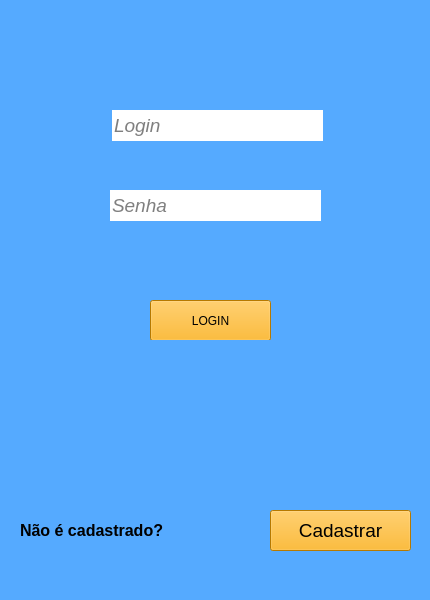
<?xml version="1.0" encoding="UTF-8"?>
<ui version="4.0">
 <class>MainWindow</class>
 <widget class="QMainWindow" name="MainWindow">
  <property name="geometry">
   <rect>
    <x>0</x>
    <y>0</y>
    <width>430</width>
    <height>600</height>
   </rect>
  </property>
  <property name="font">
   <font>
    <pointsize>12</pointsize>
   </font>
  </property>
  <property name="windowTitle">
   <string>MainWindow</string>
  </property>
  <property name="styleSheet">
   <string notr="true">alternate-background-color: rgb(85, 170, 255);
background-color: rgb(85, 170, 255);</string>
  </property>
  <widget class="QWidget" name="centralwidget">
   <widget class="QPushButton" name="pushButton">
    <property name="geometry">
     <rect>
      <x>150</x>
      <y>300</y>
      <width>121</width>
      <height>41</height>
     </rect>
    </property>
    <property name="styleSheet">
     <string notr="true">background-color: rgb(255, 170, 0);</string>
    </property>
    <property name="text">
     <string>LOGIN</string>
    </property>
   </widget>
   <widget class="QLineEdit" name="lineEdit">
    <property name="geometry">
     <rect>
      <x>112</x>
      <y>110</y>
      <width>211</width>
      <height>31</height>
     </rect>
    </property>
    <property name="font">
     <font>
      <pointsize>14</pointsize>
      <italic>true</italic>
     </font>
    </property>
    <property name="styleSheet">
     <string notr="true">background-color:rgb(255,255,255);
border-radius:15xp;
border-style:outset;
border-width:2xp;</string>
    </property>
    <property name="placeholderText">
     <string>Login</string>
    </property>
   </widget>
   <widget class="QLineEdit" name="lineEdit_2">
    <property name="geometry">
     <rect>
      <x>110</x>
      <y>190</y>
      <width>211</width>
      <height>31</height>
     </rect>
    </property>
    <property name="font">
     <font>
      <pointsize>14</pointsize>
      <italic>true</italic>
     </font>
    </property>
    <property name="styleSheet">
     <string notr="true">background-color:rgb(255,255,255);
border-radius:15xp;
border-style:outset;
border-width:2xp;</string>
    </property>
    <property name="echoMode">
     <enum>QLineEdit::Password</enum>
    </property>
    <property name="placeholderText">
     <string>Senha</string>
    </property>
   </widget>
   <widget class="QLabel" name="label">
    <property name="geometry">
     <rect>
      <x>20</x>
      <y>520</y>
      <width>231</width>
      <height>21</height>
     </rect>
    </property>
    <property name="font">
     <font>
      <pointsize>12</pointsize>
      <weight>75</weight>
      <bold>true</bold>
     </font>
    </property>
    <property name="text">
     <string>Não é cadastrado?</string>
    </property>
   </widget>
   <widget class="QPushButton" name="pushButton_2">
    <property name="geometry">
     <rect>
      <x>270</x>
      <y>510</y>
      <width>141</width>
      <height>41</height>
     </rect>
    </property>
    <property name="font">
     <font>
      <pointsize>14</pointsize>
     </font>
    </property>
    <property name="styleSheet">
     <string notr="true">background-color: rgb(255, 170, 0);</string>
    </property>
    <property name="text">
     <string>Cadastrar</string>
    </property>
   </widget>
   <widget class="QLabel" name="label_2">
    <property name="geometry">
     <rect>
      <x>80</x>
      <y>110</y>
      <width>31</width>
      <height>31</height>
     </rect>
    </property>
    <property name="text">
     <string/>
    </property>
    <property name="pixmap">
     <pixmap>usuario.png</pixmap>
    </property>
   </widget>
   <widget class="QLabel" name="label_3">
    <property name="geometry">
     <rect>
      <x>70</x>
      <y>180</y>
      <width>31</width>
      <height>41</height>
     </rect>
    </property>
    <property name="text">
     <string/>
    </property>
    <property name="pixmap">
     <pixmap>cadeado.png</pixmap>
    </property>
   </widget>
   <widget class="QLabel" name="label_4">
    <property name="geometry">
     <rect>
      <x>60</x>
      <y>260</y>
      <width>321</width>
      <height>31</height>
     </rect>
    </property>
    <property name="font">
     <font>
      <pointsize>12</pointsize>
      <italic>true</italic>
     </font>
    </property>
    <property name="text">
     <string/>
    </property>
   </widget>
   <widget class="QLabel" name="label_5">
    <property name="geometry">
     <rect>
      <x>110</x>
      <y>340</y>
      <width>221</width>
      <height>161</height>
     </rect>
    </property>
    <property name="text">
     <string/>
    </property>
    <property name="pixmap">
     <pixmap>young.png</pixmap>
    </property>
   </widget>
  </widget>
  <widget class="QMenuBar" name="menubar">
   <property name="geometry">
    <rect>
     <x>0</x>
     <y>0</y>
     <width>430</width>
     <height>21</height>
    </rect>
   </property>
  </widget>
  <widget class="QStatusBar" name="statusbar"/>
 </widget>
 <resources/>
 <connections/>
</ui>
